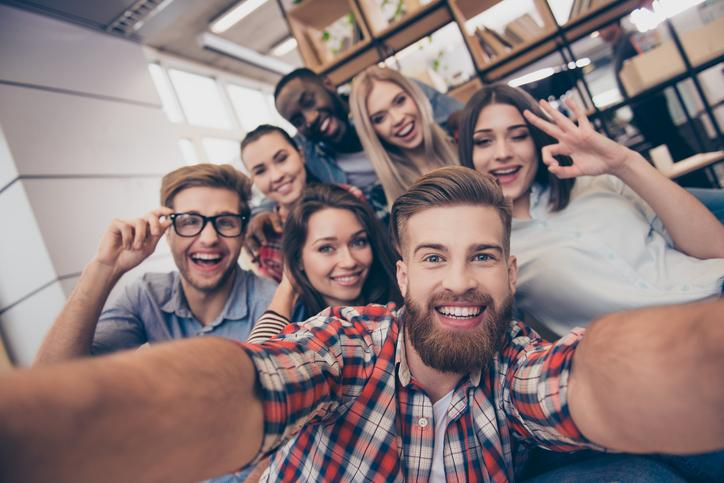
#> input picture Scripts/Viola Jones/test_vj.jpg, 724 x 483 px
$ jupyter execute viola_jones.ipynb
#> lines starting #> are read from the running program, lines starting #| are printed output that depends on the picture; pictures that were not available may be replaced by others from this repository, and a replacement may not be noted
[cell 1]
import matplotlib.pyplot as plt
import cv2 as cv
import pandas as pd
import os
import numpy as np
import seaborn as sns

[cell 2]
def names(cont):
    path = 'C:/Users/navan/OneDrive/Escritorio/database/vj/' # Folder with the videos
    fnames = os.listdir(path)         # List of the names of the videos
    name = path + '/' + fnames[cont]  # Complete name of the video
    short_name = fnames[cont]         # Short name of the video
    length = len(fnames)              # Number of videos in the folder
    return name, short_name, length

def resize_img(image, height):
    """Resize an image propotional to the given height"""
    ratio = height / image.shape[0]
    img = cv.resize(image, (int(image.shape[1]*ratio), height), interpolation=cv.INTER_AREA)
    return img

def classification_report(cm):
    """Create a classification report from a confusion matrix"""
    n_class = len(cm)
    precision = cm.diagonal() / cm.sum(axis=1)  # Precision
    recall = cm.diagonal() / cm.sum(axis=0)     # Sensitivity
    f1_score = 2 * (precision * recall) / (precision + recall)  # F1 score

    confusion_matrix = cm.astype("int")
    accuracy = np.trace(confusion_matrix) / float(np.sum(confusion_matrix))  # Accuracy

    # Informe de clasificación
    report = pd.DataFrame({
        "precision": precision,
        "recall": recall,
        "f1-score": f1_score,
        "support": confusion_matrix.sum(axis=1)
    })

    return report


def detectFace(cont):
#> called with cont = 0
    tfaces = 0
    current_frame = 0
    name_video = names(cont)[1]
    cap = cv.VideoCapture('C:/Users/navan/OneDrive/Escritorio/database/vj/' + name_video)

    face_cascade = cv.CascadeClassifier(cv.data.haarcascades + 'haarcascade_frontalface_default.xml')
    profile_cascade = cv.CascadeClassifier(cv.data.haarcascades + 'haarcascade_profileface.xml')

    while True:
        _, img = cap.read()
#> img is the input picture: shape (483, 724, 3); mean B, G, R 124.6, 124.8, 142.8

        if not _:
            break

        num_frames = int(cap.get(cv.CAP_PROP_FRAME_COUNT))
        img = resize_img(img, 299)
        gray = cv.cvtColor(img, cv.COLOR_BGR2GRAY)
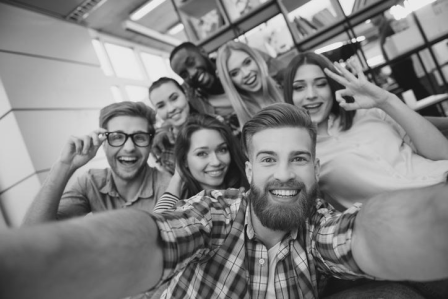
#> gray: shape (299, 448); min 19, max 241, mean 130.2
        faces = face_cascade.detectMultiScale(gray, scaleFactor=1.1, minNeighbors=5, minSize=(30,30))
#> faces = [[183, 130, 56, 56], [284, 64, 55, 55], [99, 115, 58, 58], [241, 127, 83, 83]]
        profiles = profile_cascade.detectMultiScale(gray, scaleFactor=1.1, minNeighbors=5, minSize=(30,30))
#> profiles = ()

        for (x, y, w, h) in faces:
            cv.rectangle(img, (x,y), (x+w, y+h), (255, 0, 0), 2)
#> this loop made 4 passes
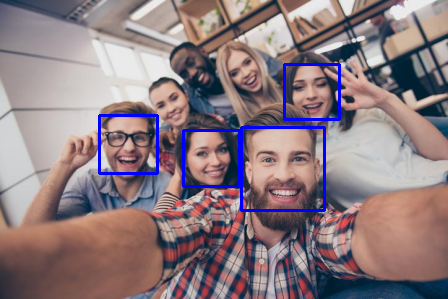
#> img: shape (299, 448, 3); mean B, G, R 128, 122.7, 140.5
        for (x, y, w, h) in profiles:
            cv.rectangle(img, (x,y), (x+w, y+h), (0, 255, 0), 2)
#> this loop made 0 passes

        #cv.imshow('img', img)

        if len(faces) > 0 or len(profiles) > 0:
            tfaces += 1
        else:
            tfaces += 0

        current_frame += 1
        print(f'Frame: {current_frame}/{num_frames}', end='\r')

        k = cv.waitKey(30) & 0xff
#> (key Esc is pressed here)
        if k==27:
            break

    print('Faces detected in {} on {} frames.'.format(tfaces, num_frames))
    cap.release()

    return tfaces, num_frames

[cell 3]
def main():
    cont = 0
    cm = np.zeros((2, 2))

    while True:
        try:
            face, noFace = detectFace(cont)
            cm[cont] = [face, noFace-face]
            cont += 1
        except IndexError:
            print('Done!')
            break

    print('Confusion Matrix: \n', cm)
    report = classification_report(cm)
    print('Classification report: \n', report)

    plt.figure(figsize=(5, 5))
    plt.imshow(cm, cmap="Greens")
    plt.title("Confusion matrix")
    plt.xlabel("Predicted label")
    plt.ylabel("True label")
    plt.xticks([0, 1], labels=["Face", "No Face"])
    plt.yticks([0, 1], labels=["Face", "No Face"])

    for i in range(len(cm)):
        for j in range(len(cm[0])):
            plt.text(j, i, cm[i][j], ha='center', va='center')

    plt.show()
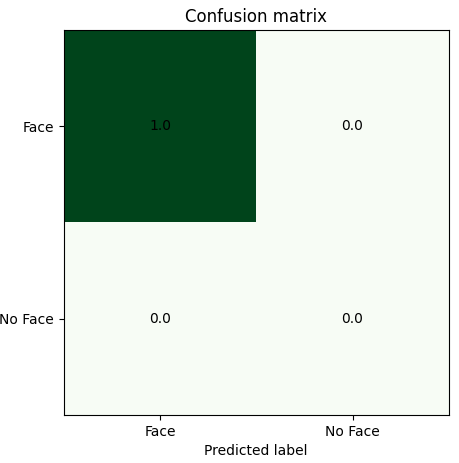
#> figure drawn by matplotlib, 1 panel
